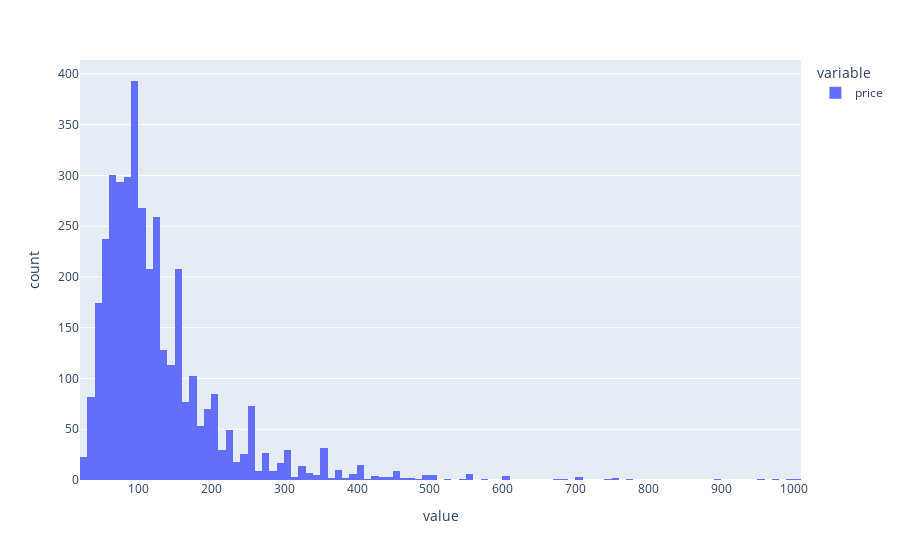

This figure's notebook cell:
### Markdown cell above
4. Let's proceed to some visualization, first display the distribution of the price variable. You will have to preprocess it as it is not in a numerical format.

### Code cell
dataset["price"] = dataset["price"].apply(lambda x: float(re.sub(r"[,$]","", x)))
px.histogram(dataset["price"])

### Figure 1 — Plotly figure (JSON) as saved in the notebook; plotly's stock layout.template omitted (floating-point values rounded to 4 significant figures; data arrays with more than 128 entries replaced by an {"elided": "..."} marker saying what was removed)
{"data": [{"alignmentgroup": "True", "bingroup": "x", "hovertemplate": "variable=price<br>value=%{x}<br>count=%{y}<extra></extra>", "legendgroup": "price", "marker": {"color": "#636efa", "pattern": {"shape": ""}}, "name": "price", "offsetgroup": "price", "orientation": "v", "showlegend": true, "type": "histogram", "x": {"elided": "3818 int values"}, "xaxis": "x", "yaxis": "y"}], "layout": {"barmode": "relative", "legend": {"title": {"text": "variable"}, "tracegroupgap": 0}, "margin": {"t": 60}, "xaxis": {"anchor": "y", "domain": [0, 1], "title": {"text": "value"}}, "yaxis": {"anchor": "x", "domain": [0, 1], "title": {"text": "count"}}}}
